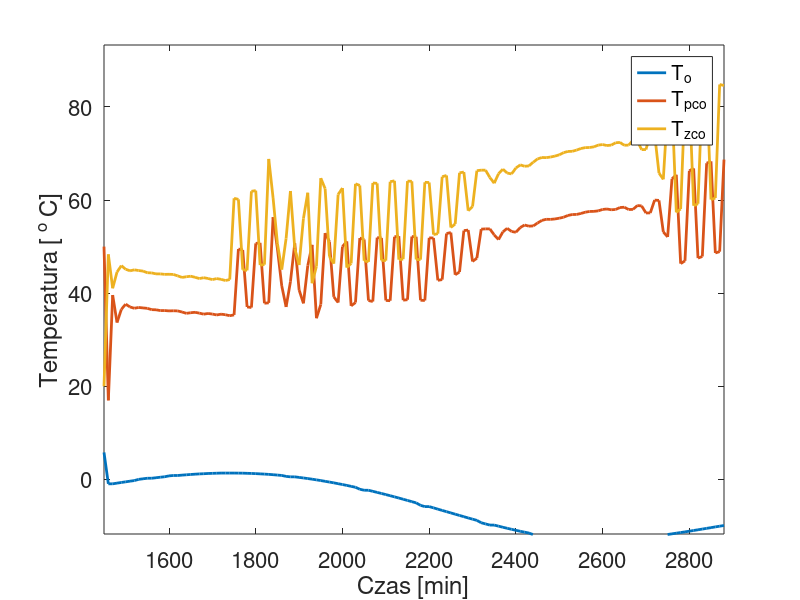

The MATLAB source for this figure:
clear all;
load('server_data.mat');
Czas=24*60*day1+60*hour+minute;


f=plot(Czas,T_o,Czas,T_pco,Czas,T_zco)
set(f,'LineWidth',2)
xl=xlabel('Czas [min]');
yl=ylabel('Temperatura [ ^o C]');
legend('T_o','T_{pco}','T_{zco}')
set(xl,'FontSize',14);
set(yl,'FontSize',14);
set(gca,'Fontsize',16);
axis([Czas(1) Czas(end) min([T_o; T_zco; T_pco])*0.9 max([T_o; T_zco; T_pco])*1.1 ]);
saveas(gcf,'Wykres1.png');